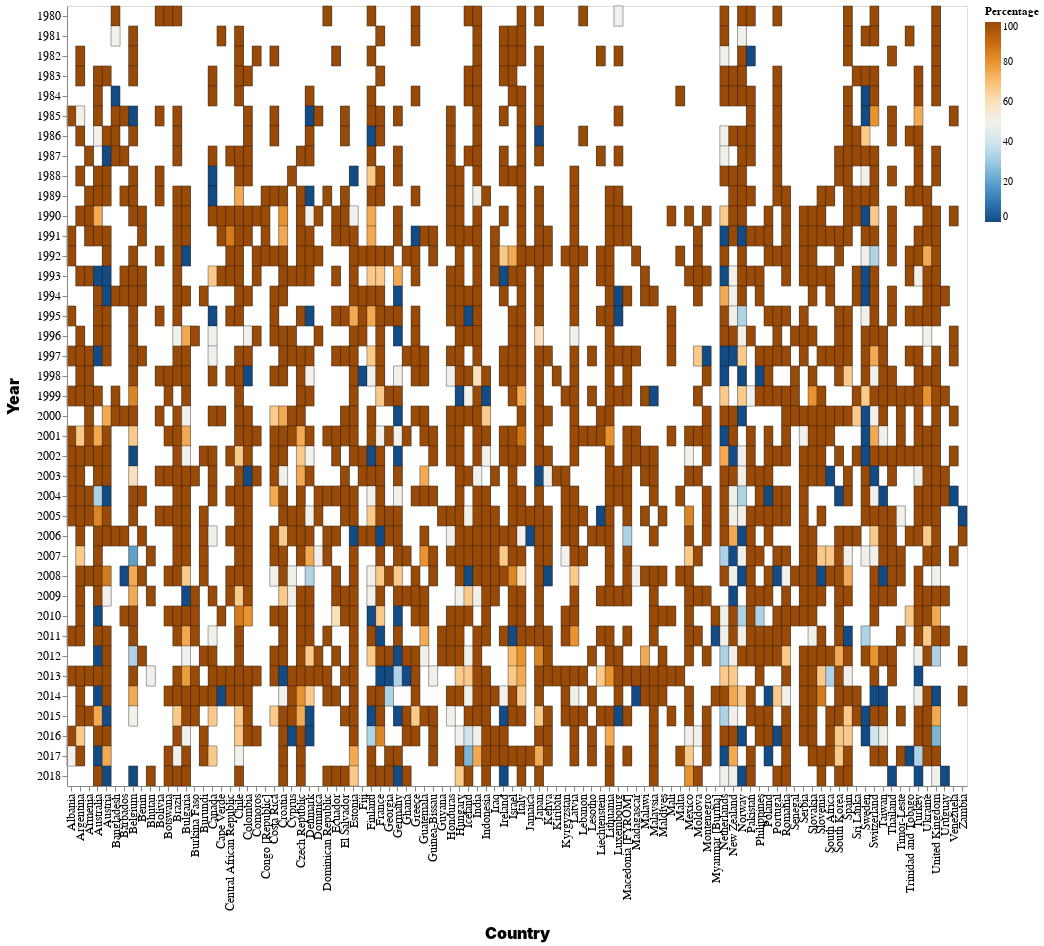

The cell this chart's notebook holds for it:
### Code cell
import altair as alt
import pandas as pd

# Assuming 'data_cleaned' is your DataFrame
# Calculate percentage of females and males for each country by year
gender_percentage = data_cleaned.groupby(['country', 'in_year', 'sex']).size().unstack(fill_value=0)
total = gender_percentage.sum(axis=1)
gender_percentage = gender_percentage.div(total, axis=0) * 100

# Reshape DataFrame for Altair
df_reshaped = gender_percentage.reset_index().melt(id_vars=['country', 'in_year'], value_vars=['F', 'M'], var_name='sex', value_name='percentage')

# Enable dark theme
alt.themes.enable("dark")

# Create the heatmap
heatmap = alt.Chart(df_reshaped).mark_rect().encode(
    y=alt.Y('in_year:O', axis=alt.Axis(title="Year", titleFontSize=16, titlePadding=15, titleFontWeight=900, labelAngle=0)),
    x=alt.X('country:O', axis=alt.Axis(title="Country", titleFontSize=16, titlePadding=15, titleFontWeight=900)),
    color=alt.Color('percentage:Q',
                    legend=alt.Legend(title="Percentage"),
                    scale=alt.Scale(scheme="blueorange")),
    stroke=alt.value('black'),
    strokeWidth=alt.value(0.25),
    tooltip=[
        alt.Tooltip('in_year:O', title='Year'),
        alt.Tooltip('country:N', title='Country'),
        alt.Tooltip('sex:N', title='Sex'),
        alt.Tooltip('percentage:Q', title='Percentage', format='.2f')
    ]
).properties(width=900).configure_axis(
    labelFontSize=12,
    titleFontSize=12
)

# Display the chart
heatmap.display()

### Figure 1 — Vega-Lite specification as saved in the notebook (floating-point values rounded to 4 significant figures; data arrays with more than 128 entries replaced by an {"elided": "..."} marker saying what was removed)
{"usermeta": {"embedOptions": {"theme": "dark"}}, "config": {"view": {"continuousWidth": 400, "continuousHeight": 300}, "axis": {"labelFontSize": 12, "titleFontSize": 12}}, "data": {"name": "data-21be01272f964c7a4149c62f1758e0e1"}, "mark": "rect", "encoding": {"color": {"field": "percentage", "legend": {"title": "Percentage"}, "scale": {"scheme": "blueorange"}, "type": "quantitative"}, "stroke": {"value": "black"}, "strokeWidth": {"value": 0.25}, "tooltip": [{"field": "in_year", "title": "Year", "type": "ordinal"}, {"field": "country", "title": "Country", "type": "nominal"}, {"field": "sex", "title": "Sex", "type": "nominal"}, {"field": "percentage", "format": ".2f", "title": "Percentage", "type": "quantitative"}], "x": {"axis": {"title": "Country", "titleFontSize": 16, "titleFontWeight": 900, "titlePadding": 15}, "field": "country", "type": "ordinal"}, "y": {"axis": {"labelAngle": 0, "title": "Year", "titleFontSize": 16, "titleFontWeight": 900, "titlePadding": 15}, "field": "in_year", "type": "ordinal"}}, "width": 900, "$schema": "https://vega.github.io/schema/vega-lite/v4.17.0.json", "datasets": {"data-21be01272f964c7a4149c62f1758e0e1": {"elided": "3810 records"}}}
